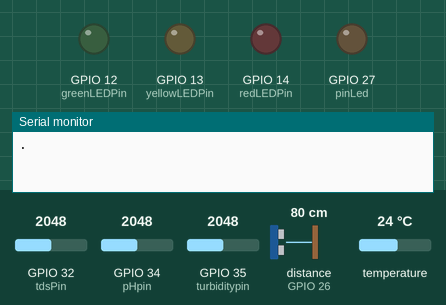
This sketch was run on a simulated ESP32. Parts: output pins drawn as LEDs (lit = HIGH), the last lines printed to the serial monitor. Wiring (inferred from the names in the program): ultrasonic range finder: trigger GPIO 25; echo GPIO 26. The test bench sets the inputs (shaded band); at power-on: GPIO 32 (tdsPin) = 2048, GPIO 34 (pHpin) = 2048, GPIO 35 (turbiditypin) = 2048, distance to the obstacle (sensor on GPIO 26) 80 cm, temperature 24 °C. The echo pulse lasts 58.3 µs per cm; pins used as bus, display or sensor lines are not drawn.

Above: at 0.1 s.
At 2.4 s:
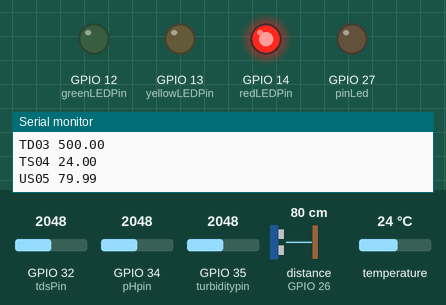
Timing chart, 0 to 3.9 s (numbered marks = the images above):
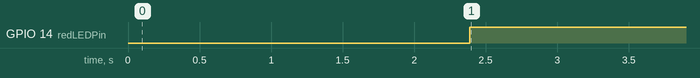

Measured:
- by itself, GPIO 14 (redLEDPin): LOW → HIGH at 2.4 s

The sketch:

Arduino_Sensores.ino
```cpp
#include <AdafruitIO_WiFi.h>
#include <OneWire.h>
#include <DallasTemperature.h>

// Configuración de la red WiFi
#define SSID "MSI 0193"
#define PASS "12345678"

// Configuración de la API de Adafruit
#define IO_NAME "Ang3L"
#define IO_KEY "aio_qeBY509JfOkTIfM2iAjGY5PztKKr"
const char *feedGroup = "proyecto-iot";
AdafruitIO_WiFi io(IO_NAME, IO_KEY, SSID, PASS);

int pinLed = 27; // LED

void handleLed(AdafruitIO_Data *data) {
  int ledStatus = data->toInt();

  if (ledStatus == 0) {
    digitalWrite(pinLed, LOW); // Apaga el LED
    Serial.println("LED apagado");
  } else if (ledStatus == 1) {
    digitalWrite(pinLed, HIGH); // Enciende el LED
    Serial.println("LED encendido");
  }
}

// Pines de los sensores
const int pHpin = 34;
const int turbiditypin = 35;
const int tdsPin = 32;
const int oneWireBus = 33;

// Pines del sensor ultrasónico y LEDs
#define TRIGGER_PIN 25
#define ECHO_PIN 26
const int greenLEDPin = 12; // LED verde
const int yellowLEDPin = 13; // LED amarillo
const int redLEDPin = 14; // LED rojo

AdafruitIO_Group *grupo;
AdafruitIO_Feed *PhFeed;
AdafruitIO_Feed *TurbidezFeed;
AdafruitIO_Feed *TDSFeed;
AdafruitIO_Feed *TemperaturaFeed;
AdafruitIO_Feed *UltrasonicoFeed;

OneWire oneWire(oneWireBus);
DallasTemperature sensors(&oneWire);

void setup()
{
  Serial.begin(115200);

  // InicializaciAR de los sensores
  pinMode(turbiditypin, INPUT);
  pinMode(tdsPin, INPUT);
  sensors.begin();

  // LEDS ULTRASONICO
  pinMode(TRIGGER_PIN, OUTPUT);
  pinMode(ECHO_PIN, INPUT);
  pinMode(greenLEDPin, OUTPUT);
  pinMode(yellowLEDPin, OUTPUT);
  pinMode(redLEDPin, OUTPUT);

  digitalWrite(greenLEDPin, LOW);
  digitalWrite(yellowLEDPin, LOW);
  digitalWrite(redLEDPin, LOW);

  pinMode(pinLed, OUTPUT);
  io.connect();
  AdafruitIO_Feed *ledFeed = io.feed("proyecto-iot.led");
  ledFeed->onMessage(handleLed);

  grupo = io.group(feedGroup);

  while (io.status() < AIO_CONNECTED)
  {
    Serial.print(".");
    delay(500);
  }

  // Estamos conectados
  Serial.println();
  Serial.println(io.statusText());
}

void loop()
{
  io.run();
  // Lectura de pH
  float pH = analogRead(pHpin);
  float pHValue = mapearPH(pH);

  // Medir la turbidez
  float turbidityValue = medirTurbidez();

  // Lectura del sensor de TDS
  int tdsValue = analogRead(tdsPin);
  float tdsValueMapped = mapearTDS(tdsValue);

  float temperaturaC = obtenerTemperatura();

  // Distancia
  float ultrasonicoValue = obtenerDistanciaUltrasonico();

  if (ultrasonicoValue >= 0 && ultrasonicoValue <= 5)
  {
    // Verde
    digitalWrite(greenLEDPin, HIGH);
    digitalWrite(yellowLEDPin, LOW);
    digitalWrite(redLEDPin, LOW);
  }
  else if (ultrasonicoValue >= 6 && ultrasonicoValue <= 18)
  {
    // Amarillo
    digitalWrite(greenLEDPin, LOW);
    digitalWrite(yellowLEDPin, HIGH);
    digitalWrite(redLEDPin, LOW);
  }
  else if (ultrasonicoValue >= 19)
  {
    // Rojo
    digitalWrite(greenLEDPin, LOW);
    digitalWrite(yellowLEDPin, LOW);
    digitalWrite(redLEDPin, HIGH);
  }
  else
  {
    digitalWrite(greenLEDPin, LOW);
    digitalWrite(yellowLEDPin, LOW);
    digitalWrite(redLEDPin, LOW);
  }

  // Envío de los valores a través de la API de AdafruitIO
  grupo->set("ph", pHValue);
  grupo->set("turbidez", turbidityValue);
  grupo->set("conductivdad", tdsValueMapped);
  grupo->set("temperatura", temperaturaC);
  grupo->set("nivel_agua", ultrasonicoValue);
  grupo->save();

  Serial.println("Enviado");
  Serial.println("PH01 " + String(pHValue));
  Serial.println("TU02 " + String(turbidityValue));
  Serial.println("TD03 " + String(tdsValueMapped));
  Serial.println("TS04 " + String(temperaturaC));
  Serial.println("US05 " + String(ultrasonicoValue));

  delay(30000);
}

float mapearPH(int valor)
{
  float pHMin = 0.0;
  float pHMax = 14.0;
  float valorMin = 0;
  float valorMax = 4095;

  float pH = map(valor, valorMin, valorMax, pHMin, pHMax);
  return pH;
}

float mapearTDS(int lectura)
{
  const float valorMinimo = 0.0;
  const float valorMaximo = 1000.0;
  const int lecturaMinima = 0;
  const int lecturaMaxima = 4095;

  float valorTDS = map(lectura, lecturaMinima, lecturaMaxima, valorMinimo, valorMaximo);
  return valorTDS;
}

float obtenerTemperatura()
{
  sensors.requestTemperatures();
  return sensors.getTempCByIndex(0);
}

float obtenerDistanciaUltrasonico()
{
  digitalWrite(TRIGGER_PIN, HIGH);
  delayMicroseconds(10);
  digitalWrite(TRIGGER_PIN, LOW);

  unsigned long duration = pulseIn(ECHO_PIN, HIGH);

  float distance = (duration / 2.0) * 0.0343;

  return distance;
}

float medirTurbidez()
{
  int lecturaTurbidez = analogRead(turbiditypin);

  float nivelTurbidez = convertirTurbidez(lecturaTurbidez);

  return nivelTurbidez;
}

float convertirTurbidez(int lecturaAnaloga)
{
  const int valorMinimo = 0;
  const int valorMaximo = 1023;
  const float turbidezMinima = 0.0;
  const float turbidezMaxima = 100.0;

  float valorTurbidez = map(lecturaAnaloga, valorMinimo, valorMaximo, turbidezMinima, turbidezMaxima);
  return valorTurbidez;
}
```
